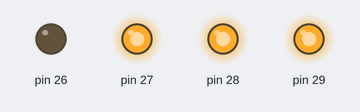
Simulated run of this sketch. Board: Arduino Mega 2560, built with avr-gcc and run on an emulated ATmega2560. On the bench: output pins drawn as LEDs (lit = HIGH). What the sketch prints to the serial monitor is not drawn.

Above: at 3.6 s.
At 7.6 s:
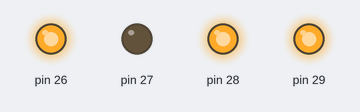
At 11.6 s:
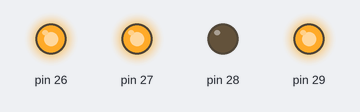
At 15.6 s:
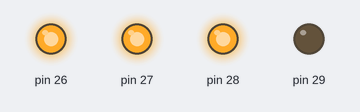
At 18.6 s:
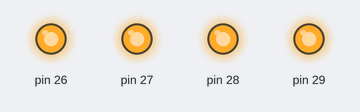
Timing chart, 0 to 25.5 s (numbered marks = the images above):
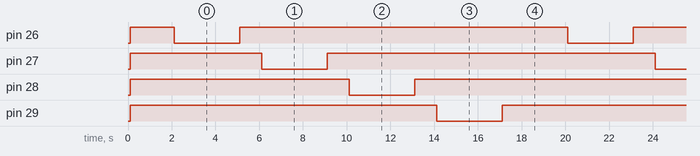

Measured:
- by itself, pin 26–29: alternates HIGH for 15.0 s and LOW for 3.0 s

The sketch:

test_block2_pins.ino
```cpp
/**
 * Arduino Mega - Test Block 2 Each Pin
 * Тестирует каждый пин Block 2 отдельно
 */

void setup() {
  Serial.begin(115200);
  delay(100);

  Serial.println("\n========================================");
  Serial.println("  BLOCK 2 - EACH PIN TEST");
  Serial.println("  Pins: 26, 27, 28, 29");
  Serial.println("========================================\n");

  pinMode(26, OUTPUT);
  pinMode(27, OUTPUT);
  pinMode(28, OUTPUT);
  pinMode(29, OUTPUT);

  digitalWrite(26, HIGH);
  digitalWrite(27, HIGH);
  digitalWrite(28, HIGH);
  digitalWrite(29, HIGH);

  Serial.println("[INIT] All pins HIGH (OFF)\n");
  delay(2000);
}

void loop() {
  // Test Pin 26
  Serial.println("\n=== PIN 26 = LOW ===");
  digitalWrite(26, LOW);
  Serial.println("⏳ 3 seconds - CHECK!");
  delay(3000);
  digitalWrite(26, HIGH);
  Serial.println("OFF");
  delay(1000);

  // Test Pin 27
  Serial.println("\n=== PIN 27 = LOW ===");
  digitalWrite(27, LOW);
  Serial.println("⏳ 3 seconds - CHECK!");
  delay(3000);
  digitalWrite(27, HIGH);
  Serial.println("OFF");
  delay(1000);

  // Test Pin 28
  Serial.println("\n=== PIN 28 = LOW ===");
  digitalWrite(28, LOW);
  Serial.println("⏳ 3 seconds - CHECK!");
  delay(3000);
  digitalWrite(28, HIGH);
  Serial.println("OFF");
  delay(1000);

  // Test Pin 29
  Serial.println("\n=== PIN 29 = LOW ===");
  digitalWrite(29, LOW);
  Serial.println("⏳ 3 seconds - CHECK!");
  delay(3000);
  digitalWrite(29, HIGH);
  Serial.println("OFF");
  delay(1000);

  Serial.println("\n========================================");
  Serial.println("All pins tested - repeating...");
  Serial.println("========================================\n");
  delay(2000);
}
```
